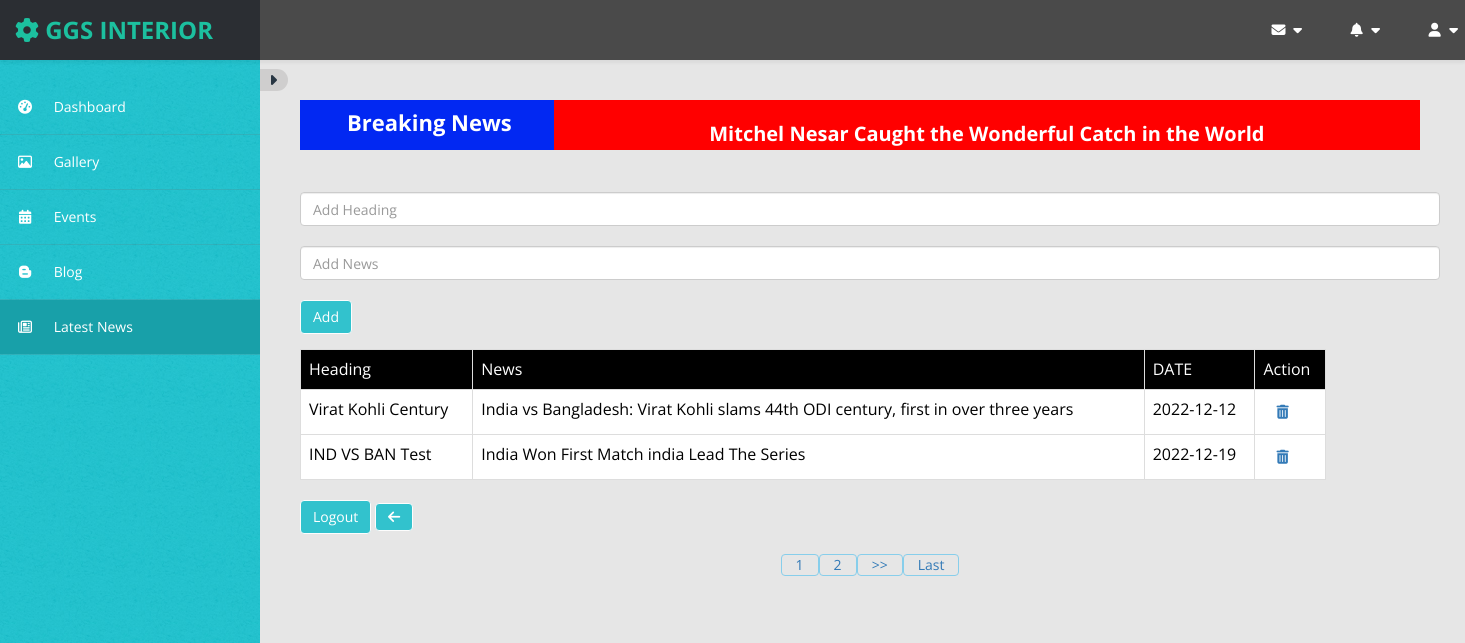
/admin/news.php (signed in), run on the app's committed database.
### tables this page shows
CREATE TABLE `news` (
  `id` int(255) NOT NULL,
  `head` varchar(255) NOT NULL,
  `news` varchar(255) NOT NULL,
  `date` date NOT NULL
);

### admin/news.php (the view, shortened to what this page needs)
<?php
include 'connection.php';
include 'link.php';
include 'head.php';
        ?>
<!DOCTYPE html>
<html lang="en">
<head>
    <link rel="stylesheet" href="https://cdnjs.cloudflare.com/ajax/libs/font-awesome/4.7.0/css/font-awesome.min.css">
</head>
<body background="">
<div id="page-wrapper">
            <div id="page-inner">
<div class="row">
    <div class="col-md-3">
    <div class="head">
                <h4 id="h">Breaking News</h4>
                </div>
    </div>
    <div class="col-md-9">
                <div class="news">
                <marquee id="m" behavior="scroll" direction="left">
                    <?php $t=mysqli_query($con,"SELECT `news` FROM `news` ORDER BY id DESC LIMIT 0,1");
                          while($ro=mysqli_fetch_array($t)){
                            echo $ro['news'];
                          }
                ?></marquee>
            </div>
</div>
                <div class="row">
                    <div class="col-md-12">
  <br /><br />
  <div class="container">
   <?php
$record_per_page = 2;
$page = '';
if(isset($_GET["page"]))
{
 $page = $_GET["page"];
}
else
{
 $page = 1;
}
$start_from = ($page-1)*$record_per_page;
$query = "SELECT * FROM `news` order by id LIMIT $start_from, $record_per_page";
$result = mysqli_query($con, $query);
?>
   <div class="table-responsive">
   <form action="" method="post" class="form-group" enctype="multipart/form-data">
<input type="text" placeholder="Add Heading" name="head" class="form-control"><br>
<input type="text"  name="news" id="" class="form-control" placeholder="Add News"> <br>
<button name="submit" type="submit"  class="btn round btn-primary">Add</button>
</form>
    <table id="tb" class="table table-bordered table table-hover">
     <tr class="tr">
      <td>Heading</td>
      <td>News</td>
      <td>DATE</td>
      <td>Action</td>
     </tr>
     <?php
     while($row = mysqli_fetch_array($result))
     {
     ?>
     <tr>
     <td><?php echo $row["head"];?></td>
     <td><?php echo $row["news"];?></td>
     <td><?php echo $row["date"];?></td>
  <td>
    <a class="btn ifdn" href='newsdel.php?id=<?php echo $row["id"];?>'><i class="fa fa-trash"></i></a>
    </td>
     </tr>
     <?php
     }
     ?>
    </table>
    <div class="an">
    <a class="btn btn-primary" href="index.php">Logout</a>
    <a class="btn btn-primary" href="dashboard.php"><i class="fa fa-arrow-left" ></i></a>
    </div>
    <div align="center">
    <br />
    <?php
    $page_query = "SELECT * FROM `news` ORDER BY id ";
    $page_result = mysqli_query($con, $page_query);
    $total_records = mysqli_num_rows($page_result);
    $total_pages = ceil($total_records/$record_per_page);
    $start_loop = $page;
    for($i=$start_loop; $i<= $total_pages ; $i++)
    {
     echo "<a id='anc' class='btn' href='news.php?page=".$i."'>".$i."</a>";
    }
    if($page <$total_pages )
    {
     echo "<a id='anc' class='btn' href='news.php?page=".($page + 1)."'>>></a>";
     echo "<a id='anc' class='btn' href='news.php?page=".$total_pages."'>Last</a>";
    }
    ?>
    </div>
    <br /><br />
   </div>
  </div>
 </body>
                    </div>
</body>
</html>

### admin/assets/css/custom-styles.css (style rules this page uses)
body { font-family: 'Open Sans', sans-serif; background: #32C2CD url(../img/bg-img.jpg) !important; }
#page-wrapper { padding: 15px 15px; min-height: 600px; background: #E6E6E6; }
#page-inner { width:100%; margin:10px 20px 10px 0px; background-color:transparent; padding:10px; min-height:1200px; }
h4 { padding-top:10px; }
#page-wrapper { position: relative; top: 55px; }
@media (min-width:768px) { #page-wrapper { margin: 0 0 0 260px; padding: 15px 30px; min-height: 1200px; } }

### admin/news.php (style rules this page uses)
.btn-primary { color: #fff; background-color: #32C2CD; border-color: #fdfdfd; }
.table { color: black; background-color: white; }
.tr td { background-color: black; color: white; }
#tb { width: 90%; }
.head { width: 100%; height: 50px; background-color: #0228f2; text-align: center; color: white; font-weight: bold; font-size: 22px; }
.news { width: 100%; height: 50px; background-color: red; text-align: center; position: absolute; margin-top: 10px; right: 20px; padding: 20px 0; }
#h { color: white; font-weight: bolder; font-size: 22px; font-weight: bold; }
#m { font-size: 20px; color: white; font-weight: bolder; }
#anc { padding: 0px 14px; border: 1px solid skyblue; align-content: center; }

### data on the page
news: news "Mitchel Nesar Caught the Wonderful Catch in the World"
news: head "Virat Kohli Century", news "India vs Bangladesh: Virat Kohli slams 44th ODI century, first in over three years", date "2022-12-12"
news: head "IND VS BAN Test", news "India Won First Match india Lead The Series", date "2022-12-19"
